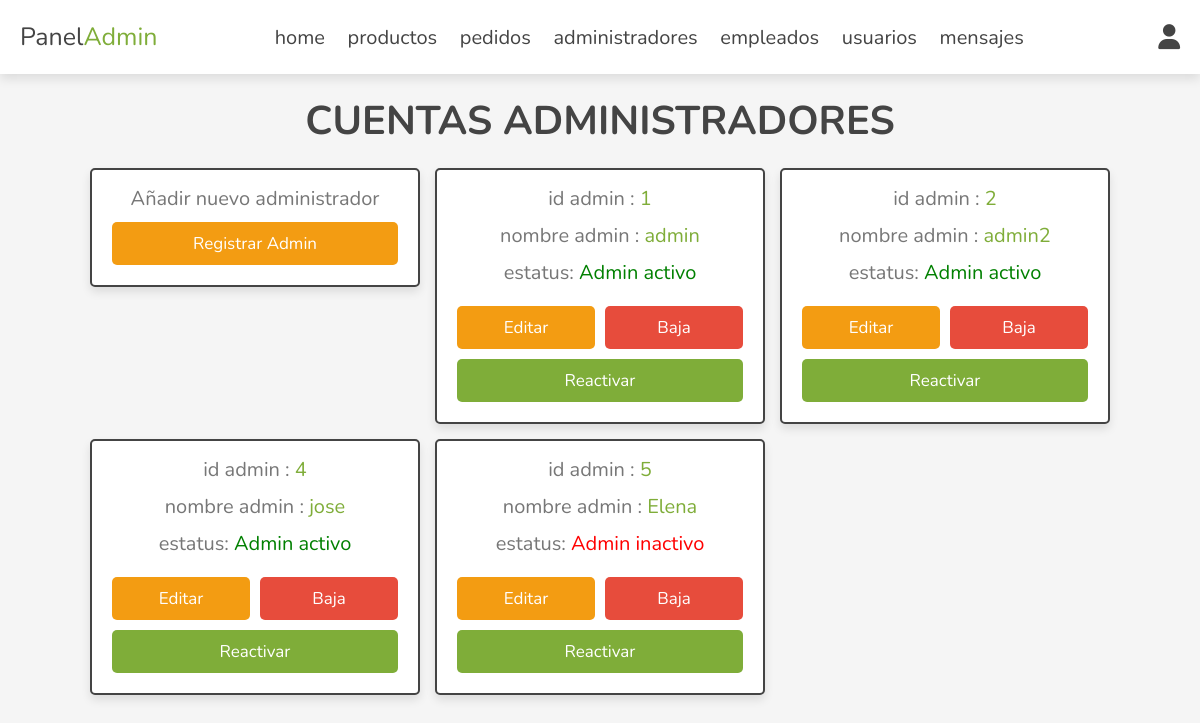
The page /admin/cuentas_admin.php (signed in) on the database its author committed.
### tables this page shows
CREATE TABLE `administradores` (
  `id` int(100) NOT NULL,
  `nombre` varchar(50) NOT NULL,
  `clave` varchar(50) NOT NULL,
  `rol` varchar(20) NOT NULL,
  `estatus` tinyint(1) NOT NULL DEFAULT 1
);

### admin/cuentas_admin.php (the view, shortened to what this page needs)
<?php
include '../config/conectar_bd.php';
?>
<!DOCTYPE html>
<html lang="es">
<head>
   <link rel="stylesheet" href="https://cdnjs.cloudflare.com/ajax/libs/font-awesome/6.1.1/css/all.min.css">
   <link rel="stylesheet" href="../css/admin_style.css">
</head>
<body>
<?php include '../views/admin/admin_header.php'; ?>
<section class="accounts">
   <h1 class="heading">cuentas administradores</h1>
   <div class="box-container">
   <div class="box">
      <p>Añadir nuevo administrador</p>
      <a href="registrar_admin.php" class="option-btn">registrar admin</a>
   </div>
   <?php
      $selecc_cuentas = $conex->prepare("SELECT * FROM administradores WHERE rol = 'admin' ");
      $selecc_cuentas->execute();
      if($selecc_cuentas->rowCount() > 0){
         while($fetch_cuentas = $selecc_cuentas->fetch(PDO::FETCH_ASSOC)){
   ?>
   <div class="box">
      <p> id admin : <span><?= $fetch_cuentas['id']; ?></span> </p>
      <p> nombre admin : <span><?= $fetch_cuentas['nombre']; ?></span> </p>
      <p>estatus: <span style="color:<?php if($fetch_cuentas['estatus'] == '0'){ echo 'red'; }else{ echo 'green'; }; ?>">
      <?php if($fetch_cuentas['estatus'] == '0'){ echo 'Admin inactivo'; }else{ echo 'Admin activo'; }; ?></span> </p>
      <div class="flex-btn">
         <a href="actualizar_administradores.php?actualizar=<?= $fetch_cuentas['id']; ?>" class="option-btn">editar</a>
         <a href="cuentas_admin.php?baja=<?= $fetch_cuentas['id']; ?>" class="delete-btn" onclick="return confirm('¿Quiere dar de baja a este administrador?');">baja</a>
      </div>
      <div class="flex-btn">
      <a href="cuentas_admin.php?reactivar=<?= $fetch_cuentas['id']; ?>" onclick="return confirm('¿Quiere reactivar esta cuenta?')" class="update-btn">reactivar</a>
      </div>
   </div>
   <?php
         }
      }else{
         echo '<p class="empty">no hay cuentas disponibles</p>';
      }
   ?>
   </div>
</section>
</body>
</html>

### css/admin_style.css (style rules this page uses)
:root { --main-color:#7fad39; --naranja:#f39c12; --rojo:#e74c3c; --negro:#444; --blanco:#fff; --light-color:#777; --light-bg:#f5f5f5; --border:.2rem solid var(--negro); --box-shadow:0 .5rem 1rem rgba(0,0,0,.1); }
* { font-family: 'Nunito', sans-serif; margin:0; padding:0; box-sizing: border-box; outline: none; border:none; text-decoration: none; }
html { font-size: 62.5%; overflow-x: hidden; }
body { background-color: var(--light-bg); }
section { padding:2rem; max-width: 1200px; margin:0 auto; }
.heading { font-size: 4rem; color:var(--negro); margin-bottom: 2rem; text-align: center; text-transform: uppercase; }
.btn, .delete-btn, .option-btn, .update-btn { display: block; width: 100%; margin-top: 1rem; border-radius: .5rem; padding:1rem 3rem; font-size: 1.7rem; text-transform: capitalize; color:var(--blanco); cursor: pointer; text-align: center; }
.option-btn { background-color: var(--naranja); }
.delete-btn { background-color: var(--rojo); }
.update-btn { background-color: var(--main-color); }
.flex-btn { display: flex; gap:1rem; }
.accounts .box-container { display: grid; grid-template-columns: repeat(auto-fit, 33rem); gap:1.5rem; align-items: flex-start; justify-content: center; }
.accounts .box-container .box { padding:2rem; padding-top: .5rem; border-radius: .5rem; text-align: center; border:var(--border); background-color: var(--blanco); box-shadow: var(--box-shadow); }
.accounts .box-container .box p { font-size: 2rem; color:var(--light-color); margin: 1rem 0; }
.accounts .box-container .box p span { color:var(--main-color); }

### rows shown on the page
administradores: id "1", nombre "admin", estatus "Admin activo"
administradores: id "2", nombre "admin2", estatus "Admin activo"
administradores: id "4", nombre "jose", estatus "Admin activo"
administradores: id "5", nombre "Elena", estatus "Admin inactivo"
